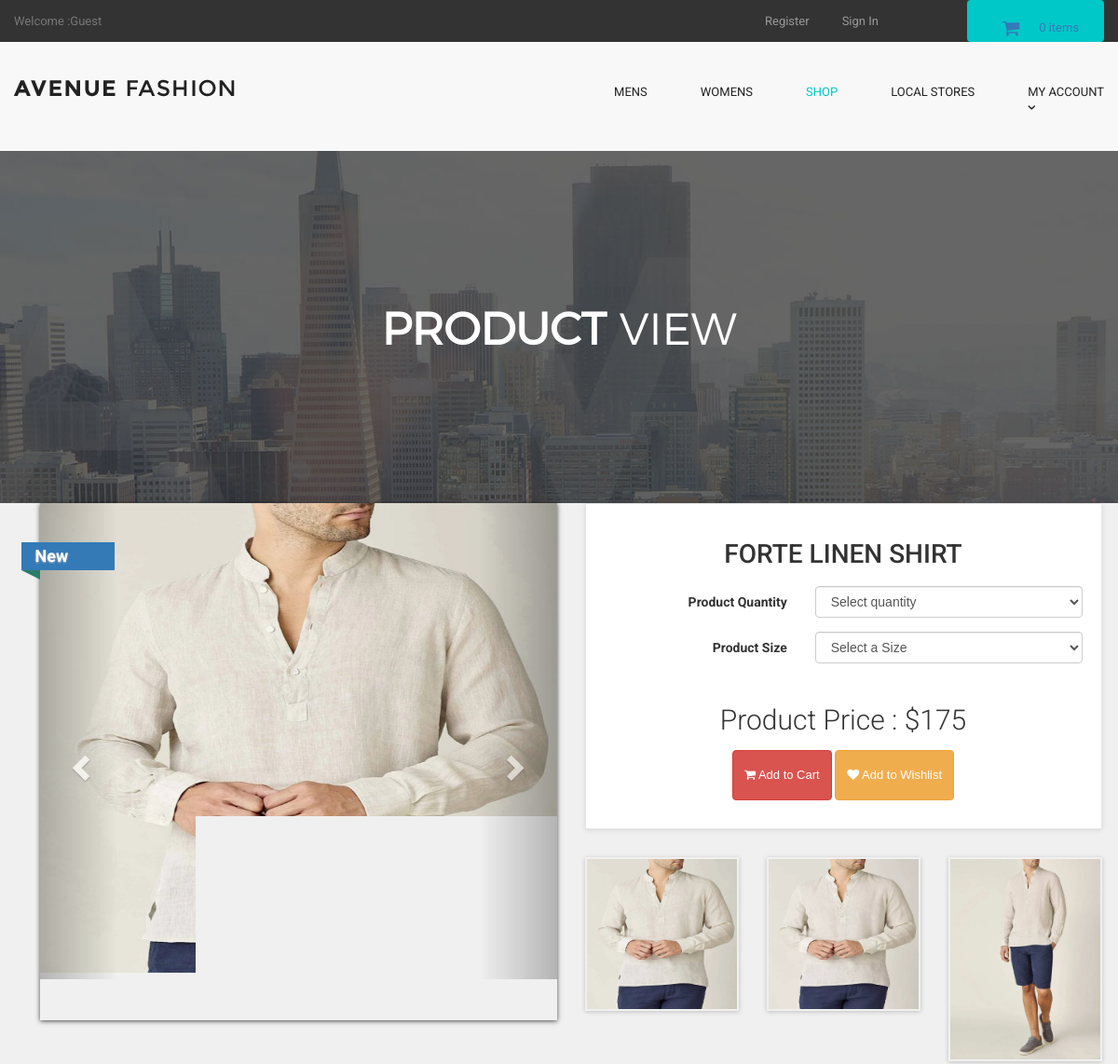
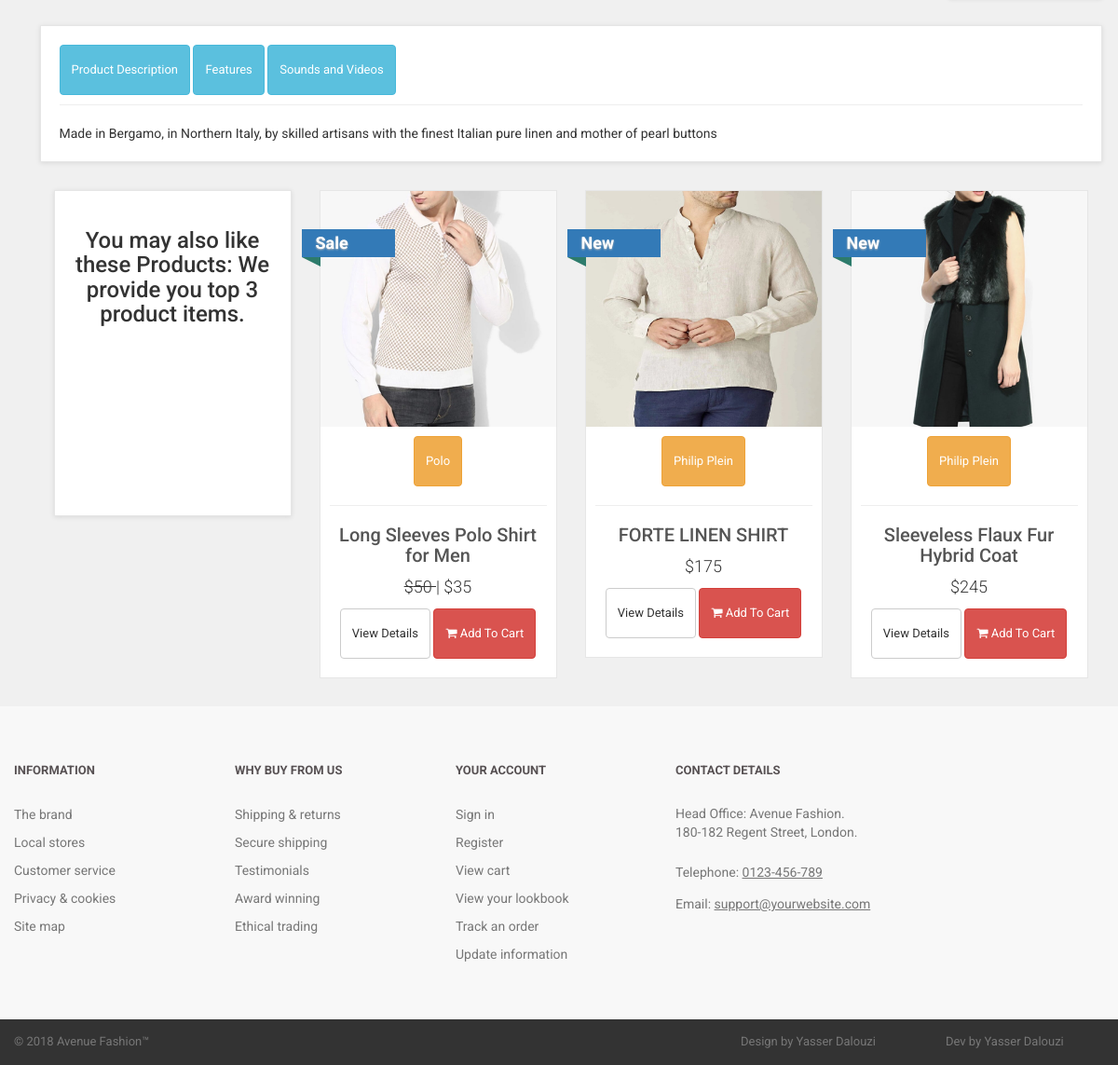
/forte-linen-shirt, run on the app's committed database (2 pictures, top to bottom).
### tables this page shows
CREATE TABLE `products` (
  `product_id` int(10) NOT NULL,
  `p_cat_id` int(10) NOT NULL,
  `cat_id` int(10) NOT NULL,
  `manufacturer_id` int(10) NOT NULL,
  `date` timestamp NOT NULL DEFAULT current_timestamp() ON UPDATE current_timestamp(),
  `product_title` text NOT NULL,
  `product_url` text NOT NULL,
  `product_img1` text NOT NULL,
  `product_img2` text NOT NULL,
  `product_img3` text NOT NULL,
  `product_price` int(10) NOT NULL,
  `product_psp_price` int(100) NOT NULL,
  `product_desc` text NOT NULL,
  `product_features` text NOT NULL,
  `product_video` text NOT NULL,
  `product_keywords` text NOT NULL,
  `product_label` text NOT NULL,
  `status` varchar(255) NOT NULL
);

CREATE TABLE `manufacturers` (
  `manufacturer_id` int(10) NOT NULL,
  `manufacturer_title` text NOT NULL,
  `manufacturer_top` text NOT NULL,
  `manufacturer_image` text NOT NULL
);

### details.php (the view, shortened to what this page needs)
<?php
include("includes/db.php");
include("includes/header.php");
include("functions/functions.php");
include("includes/main.php");
?>
<?php
$product_id = @$_GET['pro_id'];
$get_product = "select * from products where product_url='$product_id'";
$run_product = mysqli_query($con,$get_product);
$check_product = mysqli_num_rows($run_product);
if($check_product == 0){
echo "<script> window.open('index.php','_self') </script>";
}
else{
$row_product = mysqli_fetch_array($run_product);
$pro_title = $row_product['product_title'];
$pro_price = $row_product['product_price'];
$pro_desc = $row_product['product_desc'];
$pro_img1 = $row_product['product_img1'];
$pro_img2 = $row_product['product_img2'];
$pro_img3 = $row_product['product_img3'];
$pro_label = $row_product['product_label'];
$pro_psp_price = $row_product['product_psp_price'];
$status = $row_product['status'];
if($pro_label == ""){
}
else{
$product_label = "
<a class='label sale' href='#' style='color:black;'>
<div class='thelabel'>$pro_label</div>
<div class='label-background'> </div>
</a>
";
}
?>
  <main>
    <div class="nero">
      <div class="nero__heading">
        <span class="nero__bold">Product </span>View
      </div>
    </div>
  </main>
<div id="content" >
<div class="container" >
<div class="col-md-12">
<div class="row" id="productMain">
<div class="col-sm-6">
<div id="mainImage">
<div id="myCarousel" class="carousel slide" data-ride="carousel">
<ol class="carousel-indicators">
<li data-target="#myCarousel" data-slide-to="0" class="active"></li>
<li data-target="#myCarousel" data-slide-to="1"></li>
<li data-target="#myCarousel" data-slide-to="2"></li>
</ol>
<div class="carousel-inner">
<div class="item active">
<center>
<img src="admin_area/product_images/<?php echo $pro_img1; ?>" class="img-responsive">
</center>
</div>
</div>
<a href="#myCarousel" class="left carousel-control" data-slide="prev">
<span class="glyphicon glyphicon-chevron-left"> </span>
</a>
<a class="right carousel-control" href="#myCarousel" data-slide="next">
<span class="glyphicon glyphicon-chevron-right"> </span>
</a>
</div>
</div>
<?php echo $product_label; ?>
</div>
<div class="col-sm-6" >
<div class="box" >
<h1 class="text-center" > <?php echo $pro_title; ?> </h1>
<form action="" method="post" class="form-horizontal" >
<?php
if($status == "product"){
?>
<div class="form-group">
<label class="col-md-5 control-label" >Product Quantity </label>
<div class="col-md-7" >
<select name="product_qty" class="form-control" >
<option>Select quantity</option>
</select>
</div>
</div>
<div class="form-group" >
<label class="col-md-5 control-label" >Product Size</label>
<div class="col-md-7" >
<select name="product_size" class="form-control" >
<option>Select a Size</option>
</select>
</div>
</div>
<?php } ?>
<?php
if($status == "product"){
if($pro_label == "Sale" or $pro_label == "Gift"){
echo "
<p class='price'>
Product Price : <del> $$pro_price </del><br>
Product sale Price : $$pro_psp_price
</p>
";
}
else{
echo "
<p class='price'>
Product Price : $$pro_price
</p>
";
}
}
?>
<p class="text-center buttons" >
<button class="btn btn-danger" type="submit" name="add_cart">
<i class="fa fa-shopping-cart" ></i> Add to Cart
</button>
<button class="btn btn-warning" type="submit" name="add_wishlist">
<i class="fa fa-heart" ></i> Add to Wishlist
</button>
</p>
</form>
</div>
<div class="row" id="thumbs" >
<div class="col-xs-4" >
<a href="#" class="thumb" >
<img src="admin_area/product_images/<?php echo $pro_img1; ?>" class="img-responsive" >
</a>
</div>
<div class="col-xs-4" >
<a href="#" class="thumb" >
<img src="admin_area/product_images/<?php echo $pro_img2; ?>" class="img-responsive" >
</a>
</div>
<div class="col-xs-4" >
<a href="#" class="thumb" >
<img src="admin_area/product_images/<?php echo $pro_img3; ?>" class="img-responsive" >
</a>
</div>
</div>
</div>
</div>
<div class="box" id="details">
<a class="btn btn-info tab" style="margin-bottom:10px;" href="#description" data-toggle="tab">
<?php
if($status == "product"){
echo "Product Description";
}
else{
echo "Bundle Description";
}
?>
</a>
<a class="btn btn-info tab" style="margin-bottom:10px;" href="#features" data-toggle="tab">
Features
</a>
<a class="btn btn-info tab" style="margin-bottom:10px;" href="#video" data-toggle="tab">
Sounds and Videos
</a>
<hr style="margin-top:0px;">
<div class="tab-content">
<div id="description" class="tab-pane fade in active" style="margin-top:7px;" >
<?php echo $pro_desc; ?>
</div>
</div>
</div>
<div id="row same-height-row">
<?php
if($status == "product"){
?>
<div class="col-md-3 col-sm-6">
<div class="box same-height headline">
<h3 class="text-center"> You may also like these Products: We provide you top 3 product items. </h3>
</div>
</div>
<?php
$get_products = "select * from products order by rand() LIMIT 0,3";
$run_products = mysqli_query($con,$get_products);
while($row_products = mysqli_fetch_array($run_products)) {
$pro_title = $row_products['product_title'];
$pro_price = $row_products['product_price'];
$pro_img1 = $row_products['product_img1'];
$pro_label = $row_products['product_label'];
$manufacturer_id = $row_products['manufacturer_id'];
$get_manufacturer = "select * from manufacturers where manufacturer_id='$manufacturer_id'";
$run_manufacturer = mysqli_query($db,$get_manufacturer);
$row_manufacturer = mysqli_fetch_array($run_manufacturer);
$manufacturer_name = $row_manufacturer['manufacturer_title'];
$pro_psp_price = $row_products['product_psp_price'];
$pro_url = $row_products['product_url'];
if($pro_label == "Sale" or $pro_label == "Gift"){
$product_price = "<del> $$pro_price </del>";
$product_psp_price = "| $$pro_psp_price";
}
else{
$product_psp_price = "";
$product_price = "$$pro_price";
}
if($pro_label == ""){
}
else{
$product_label = "
<a class='label sale' href='#' style='color:black;'>
<div class='thelabel'>$pro_label</div>
<div class='label-background'> </div>
</a>
";
}
echo "
<div class='col-md-3 col-sm-6 center-responsive' >
<div class='product' >
<a href='$pro_url' >
<img src='admin_area/product_images/$pro_img1' class='img-responsive' >
</a>
<div class='text' >
<center>
<p class='btn btn-warning'> $manufacturer_name </p>
</center>
<hr>
<h3><a href='$pro_url' >$pro_title</a></h3>
<p class='price' > $product_price $product_psp_price </p>
<p class='buttons' >
<a href='$pro_url' class='btn btn-default' >View Details</a>
<a href='$pro_url' class='btn btn-danger'>
<i class='fa fa-shopping-cart'></i> Add To Cart
</a>
</p>
</div>
$product_label
</div>
</div>
";
}
?>
<?php } ?>
</div>
</div>
</div>
</div>
<?php
include("includes/footer.php");
?>
</body>
</html>
<?php } ?>

### styles/backend.css (style rules this page uses)
html { font-family: "Roboto", Helvetica, Arial, sans-serif; line-height: 1.15; -ms-text-size-adjust: 100%; -webkit-text-size-adjust: 100% }
body { margin: 0 }
h1 { font-size: 2em; margin: .67em 0 }
figcaption, figure, main { display: block }
hr { box-sizing: content-box; height: 0; overflow: visible }
a { background-color: transparent; -webkit-text-decoration-skip: objects }
img { border-style: none }
button, input, optgroup, select, textarea { font-family: sans-serif; font-size: 100%; line-height: 1.15; margin: 0 }
button, input { overflow: visible }
button, select { text-transform: none }
[type=reset], [type=submit], button, html [type=button] { -webkit-appearance: button }
html { box-sizing: border-box }
body { min-width: 1190px; font-family: Montserrat, sans-serif; font-weight: 400; background-color: white; }
.container { width: 1170px; margin: 0 auto }
img { max-width: 100%; height: auto }
.btn { display: inline-block; vertical-align: top; font-size: 13px; line-height: 40px; text-decoration: none; -webkit-transition: .3s; transition: .3s }
.nero { padding-top: 160px; padding-bottom: 140px; font-family: 'montserratlight', sans-serif; text-align: center; text-transform: uppercase; color: #FFF; background: #666 url("../images/banner-ave.jpg") no-repeat; background-size: cover; background-position: center; }
.nero__heading { font-size: 48px; }
.nero__bold { font-weight: 700; }

### styles/style.css (style rules this page uses)
body { font-family: "Roboto", Helvetica, Arial, sans-serif; font-size: 14px; line-height: 1.42857143; color: #333333; background-color: #f0f0f0; overflow-x: hidden; }
.box { background: #fff; margin: 0 0 30px; border: solid 1px #e6e6e6; box-sizing: border-box; padding:20px; box-shadow: 0 1px 5px rgba(0, 0, 0, 0.1); }
#content { padding-left:25px; }
#content .product { background:#fff; border: solid 1px #e6e6e6; box-sizing: border-box; margin-bottom: 30px; }
#content .product .text p.price { font-size:18px; text-align:center; font-weight:300; }
#content .product .text .buttons { clear:both; text-align:center; }
#content .product .text h3 { text-align:center; font-size:20px; }
#content .product .text h3 a { color:rgb(85, 85, 85); }
#content .product .text { padding:10px 10px 0px; }
#content .product .text .buttons .btn { margin-bottom:10px; }
#content #productMain { margin-bottom: 30px; }
#content #productMain .price { font-size: 30px; font-weight: 300; text-align: center; margin-top: 40px; }
#content #mainImage { box-shadow: 0 1px 5px rgba(0, 0, 0, 0.7); }
#content #thumbs a { display: block; box-shadow: 0 1px 5px rgba(0, 0, 0, 0.2); border : solid 2px transparent; }
#content .headline { height: 350px; }
.label { text-decoration : none; position: absolute; top: 50px; padding-left:51px; z-index: 20; }
.label .thelabel { position: relative; width: 100px; padding: 6px 50px 6px 15px; margin: 40px 50px 10px -71px; color: #fff; font-size:18px; font-weight:bold; background-color: #337ab7; text-shadow: 0px 1px 2px #bbb ; }
.label .thelabel:before, .label .thelabel:after { content: ''; position: absolute; width:0; height:0; }
.label .thelabel:after { left: 0px; top: 100%; border-width : 5px 10px; border-style: solid; border-color: #2d7b6b #2d7b6b transparent transparent; }
.label.sale { top: 0; }

### data on the page
products: product_img1 (picture), product_label "New", product_title "FORTE LINEN SHIRT", product_price "175", product_img2 (picture), product_img3 (picture), product_desc "Made in Bergamo, in Northern Italy, by skilled artisans with the finest Italian pure linen and mother of pearl buttons", manufacturer.manufacturer_title "Philip Plein", product_price "$175"
products: product_img1 (picture), manufacturer.manufacturer_title "Polo", product_title "Long Sleeves Polo Shirt for Men", product_price "50", product_psp_price "| $35", product_label "Sale"
products: product_img1 (picture), manufacturer.manufacturer_title "Philip Plein", product_title "Sleeveless Flaux Fur Hybrid Coat", product_price "$245", product_label "New"

### other printed values
$count_items "0"
